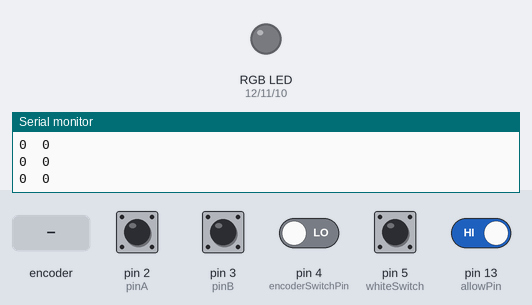
A sketch run on a simulated Arduino Uno, built with avr-gcc and run on an emulated ATmega328P. Parts: an RGB LED mixed from three pins (HIGH = lit), the last lines printed to the serial monitor. Inputs (shaded band) come from the test bench; at power-on: pin 2 (pinA), pin 3 (pinB), pin 13 (allowPin) HIGH, pin 4 (encoderSwitchPin), pin 5 (whiteSwitch) LOW.

Above: at 1.2 s.
1.3 s: rotary encoder on pin 2 (pinA) / pin 3 (pinB) turned 1 step (first pin leading)
4.5 s: pin 4 (encoderSwitchPin) driven HIGH and pin 13 (allowPin) driven LOW
At 4.98 s:
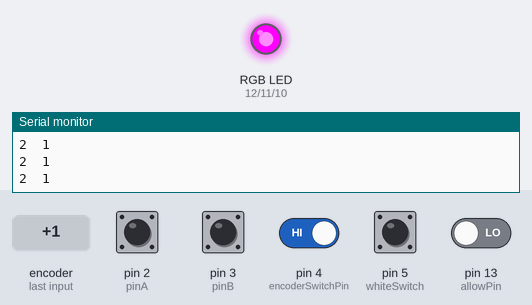
7.5 s: rotary encoder on pin 2 (pinA) / pin 3 (pinB) turned 1 step (first pin leading)
At 7.79 s:
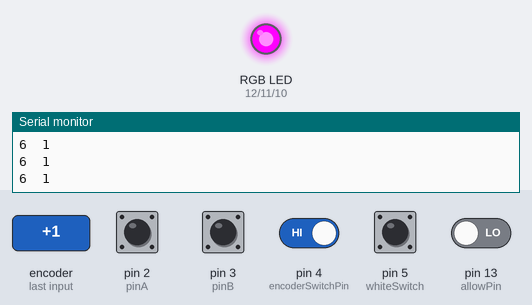
10.5 s: pin 4 (encoderSwitchPin) driven LOW
At 10.9 s:
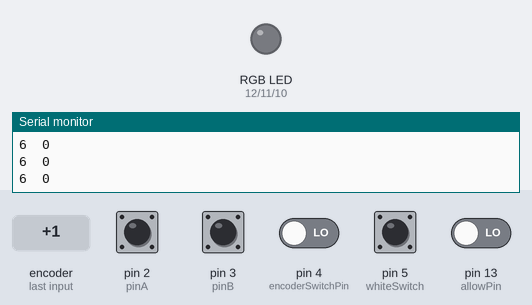
12.0 s: pin 4 (encoderSwitchPin) driven HIGH
At 12.48 s:
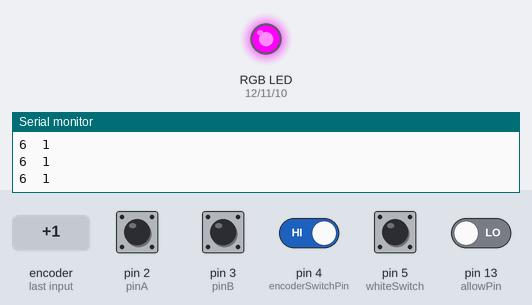
15.0 s: pin 13 (allowPin) driven HIGH
At 16.3 s:
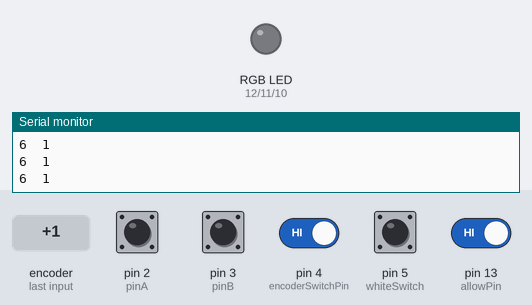
Timing chart, 0 to 18.0 s (numbered marks = the images above; inputs shaded):
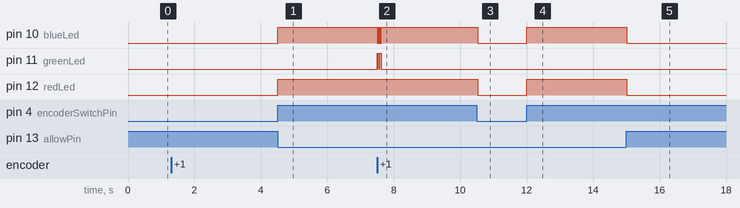

Measured:
- after the input at 4.5 s, pin 10 (blueLed), pin 12 (redLed): LOW → HIGH at once
- after the input at 7.5 s, pin 10 (blueLed): alternates HIGH for 0.01 s and LOW for 0.04 s, 6 changes in all, then stays HIGH, starting at once; pin 11 (greenLed): alternates HIGH for 0.04 s and LOW for 0.01 s, 6 changes in all, then stays LOW, starting at once
- after the input at 10.5 s, pin 10 (blueLed), pin 12 (redLed): HIGH → LOW at once
- after the input at 12.0 s, pin 10 (blueLed), pin 12 (redLed): LOW → HIGH at once
- after the input at 15.0 s, pin 10 (blueLed), pin 12 (redLed): HIGH → LOW at once

The sketch:

RGB_Encoder.ino
```cpp
//Inputs
int pinA = 2;
int pinB = 3;
int encoderSwitchPin = 4;
int whiteSwitch = 5;
int blackSwitch = 6;
int greenSwitch = 7;
int yellowSwitch = 8;
int redSwitch = 9;

//LEDs
int blueLed = 10;
int greenLed = 11;
int redLed = 12;

//Pin to allow keyboard and mouse actions.
int allowPin = 13;

//Misc Variables
int lastEncoded = 0;
long encoderValue = 0;
long lastencoderValue = 0;
int lastMSB = 0;
int lastLSB = 0;

void setup()
{
  Serial.begin (9600);

  //Setup input pins
  pinMode(pinA, INPUT);
  pinMode(pinB, INPUT);
  pinMode(encoderSwitchPin, INPUT);
  pinMode(whiteSwitch, INPUT);
  pinMode(blackSwitch, INPUT);
  pinMode(greenSwitch, INPUT);
  pinMode(yellowSwitch, INPUT);
  pinMode(redSwitch, INPUT);

  //Setup LED pins
  pinMode(blueLed, OUTPUT);
  pinMode(greenLed, OUTPUT);
  pinMode(redLed, OUTPUT);

  //Setup allow pin.
  pinMode(allowPin, INPUT);

  digitalWrite(pinA, HIGH); //turn pullup resistor on
  digitalWrite(pinB, HIGH); //turn pullup resistor on

  //digitalWrite(encoderSwitchPin, HIGH); //turn pullup resistor on

  //call updateEncoder() when any high/low changed seen
  //on interrupt 0 (pin 2), or interrupt 1 (pin 3)
  attachInterrupt(0, updateEncoder, CHANGE);
  attachInterrupt(1, updateEncoder, CHANGE);
}

void loop()
{
  if(Allowed())
  {
    if(buttonPressed())
    {
      ledOff(blueLed);ledOn(greenLed);ledOff(redLed);
      delay(50);
    }
  }
  Serial.print(encoderValue);
  Serial.print("\t");
  Serial.println(digitalRead(encoderSwitchPin));

  ledOn(redLed);ledOn(blueLed);ledOn(greenLed);
}

void updateEncoder(){
  int MSB = digitalRead(pinA); //MSB = most significant bit
  int LSB = digitalRead(pinB); //LSB = least significant bit

  int encoded = (MSB << 1) |LSB; //converting the 2 pin value to single number
  int sum  = (lastEncoded << 2) | encoded; //adding it to the previous encoded value

  if(sum == 0b1101 || sum == 0b0100 || sum == 0b0010 || sum == 0b1011)
  {
    encoderValue ++;
    ledOn(blueLed);ledOff(greenLed);ledOff(redLed);
    delay(100);
  }
  if(sum == 0b1110 || sum == 0b0111 || sum == 0b0001 || sum == 0b1000)
  {
    encoderValue --;
    ledOn(blueLed);ledOff(greenLed);ledOff(redLed);
    delay(100);
  }
  lastEncoded = encoded; //store this value for next time
}

boolean Allowed()
{
  if(digitalRead(allowPin)==0)
  {
    return true;
  }
  return false;
}

void ledOff(int led){
  digitalWrite(led, HIGH);
}

void ledOn(int led){
  digitalWrite(led, LOW);
}

boolean buttonPressed()
{
  if(digitalRead(encoderSwitchPin)==1)
  {
    return true;
  }
  else if (digitalRead(whiteSwitch)==1)
  {
    return true;
  }
  /*
  if else (digitalRead(blackSwitch)==1)
  {
    return true;
  }
  if else (digitalRead(greenSwitch)==1)
  {
    return true;
  }
  if else (digitalRead(yellowSwitch)==1)
  {
    return true;
  }
  if else (digitalRead(redSwitch)==1)
  {
    return true;
  }
  */
  return false;
}
```
